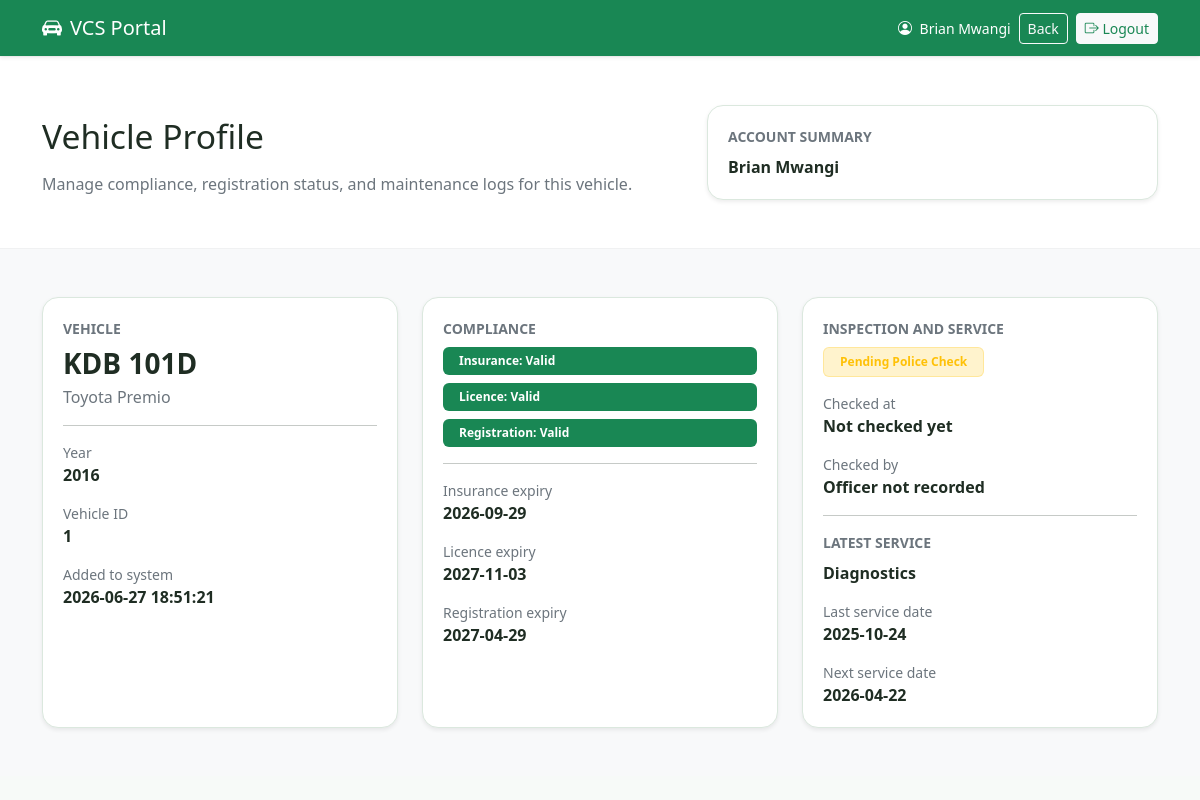
The page /views/citizen_vehicle_details.php?vehicle_id=1 (signed in) on the database its author committed.
### tables this page shows
CREATE TABLE IF NOT EXISTS vehicles (
    vehicle_id INT AUTO_INCREMENT PRIMARY KEY,
    owner_id INT NOT NULL,
    plate_number VARCHAR(50) NOT NULL,
    make VARCHAR(100) NOT NULL,
    model VARCHAR(100) NOT NULL,
    year INT NOT NULL,
    inspection_status VARCHAR(30) NOT NULL DEFAULT 'Pending Police Check',
    inspection_checked_at DATETIME NULL,
    inspection_checked_by INT NULL,
    created_at TIMESTAMP DEFAULT CURRENT_TIMESTAMP,
    CONSTRAINT fk_vehicles_owner
        FOREIGN KEY (owner_id) REFERENCES users(user_id)
        ON DELETE CASCADE
    ,
    CONSTRAINT fk_vehicles_inspection_checked_by
        FOREIGN KEY (inspection_checked_by) REFERENCES users(user_id)
        ON DELETE SET NULL
);

CREATE TABLE IF NOT EXISTS compliance_records (
    compliance_id INT AUTO_INCREMENT PRIMARY KEY,
    vehicle_id INT NOT NULL,
    insurance_expiry DATE NOT NULL,
    insurance_status VARCHAR(20) NOT NULL,
    licence_expiry DATE NOT NULL,
    licence_status VARCHAR(20) NOT NULL,
    registration_expiry DATE NOT NULL,
    registration_status VARCHAR(20) NOT NULL,
    created_at TIMESTAMP DEFAULT CURRENT_TIMESTAMP,
    CONSTRAINT fk_compliance_vehicle
        FOREIGN KEY (vehicle_id) REFERENCES vehicles(vehicle_id)
        ON DELETE CASCADE
);

CREATE TABLE IF NOT EXISTS service_records (
    service_id INT AUTO_INCREMENT PRIMARY KEY,
    vehicle_id INT NOT NULL,
    service_details VARCHAR(255) NOT NULL,
    last_service_date DATE NOT NULL,
    next_service_date DATE NOT NULL,
    created_at TIMESTAMP DEFAULT CURRENT_TIMESTAMP,
    CONSTRAINT fk_service_vehicle
        FOREIGN KEY (vehicle_id) REFERENCES vehicles(vehicle_id)
        ON DELETE CASCADE
);

### views/citizen_vehicle_details.php (the view, shortened to what this page needs)
<?php
require_once '../config/db.php';
function h($value): string
{
    return htmlspecialchars((string) $value, ENT_QUOTES, 'UTF-8');
}
function inspectionBadgeClass($status): string
{
    $normalized = strtolower(trim((string) $status));
    if ($normalized === 'pending police check') {
        return 'bg-warning-subtle text-warning border border-warning border-opacity-25';
    }
    return 'bg-secondary-subtle text-secondary border border-secondary border-opacity-25';
}
$userId = (int) $_SESSION['user_id'];
$vehicleId = (int) ($_GET['vehicle_id'] ?? 0);
$vehicle = null;
$dashboardUrl = '/views/citizen_portal.php';
if ($vehicleId <= 0) {
    $message = 'Select a vehicle first.';
    $messageType = 'warning';
} else {
    try {
        $stmt = $pdo->prepare(
            "SELECT
                u.user_id,
                u.name AS owner_name,
                u.email AS owner_email,
                u.role AS owner_role,
                v.vehicle_id,
                v.plate_number,
                v.make,
                v.model,
                v.year,
                v.inspection_status,
                v.inspection_checked_at,
                v.inspection_checked_by,
                checker.name AS inspection_checked_by_name,
                v.created_at AS vehicle_created_at,
                c.insurance_expiry,
                c.insurance_status,
                c.licence_expiry,
                c.licence_status,
                c.registration_expiry,
                c.registration_status,
                s.service_details,
                s.last_service_date,
                s.next_service_date
            FROM vehicles v
            INNER JOIN users u ON u.user_id = v.owner_id
            LEFT JOIN compliance_records c ON c.vehicle_id = v.vehicle_id
            LEFT JOIN service_records s ON s.vehicle_id = v.vehicle_id
            LEFT JOIN users checker ON checker.user_id = v.inspection_checked_by
            WHERE v.vehicle_id = :vehicle_id
              AND v.owner_id = :owner_id
            LIMIT 1"
        );
        $stmt->execute([
            'vehicle_id' => $vehicleId,
            'owner_id' => $userId,
        ]);
        $vehicle = $stmt->fetch();
    } catch (PDOException $e) {
        error_log($e->getMessage());
        $message = 'Database error while loading vehicle details.';
        $messageType = 'danger';
    }
}
?>
<!DOCTYPE html>
<html lang="en">
<head>
    <link href="https://cdn.jsdelivr.net/npm/bootstrap@5.3.2/dist/css/bootstrap.min.css" rel="stylesheet">
    <link href="https://cdn.jsdelivr.net/npm/bootstrap-icons@1.11.3/font/bootstrap-icons.min.css" rel="stylesheet">
    <link href="../assets/css/style.css" rel="stylesheet">
</head>
<body class="dashboard-page">
    <nav class="navbar navbar-expand-lg navbar-dark bg-success shadow-sm">
        <div class="container">
            <a class="navbar-brand text-white" href="<?php echo h($dashboardUrl); ?>">
                <i class="bi bi-car-front-fill me-2"></i>VCS Portal
            </a>
            <div class="d-flex align-items-center text-white gap-2">
                <span class="small d-none d-md-inline"><i class="bi bi-person-circle me-1"></i> <?php echo h($_SESSION['name'] ?? 'Citizen'); ?></span>
                <a href="<?php echo h($dashboardUrl); ?>" class="btn btn-outline-light btn-sm">Back</a>
                <a href="/backend/logout.php" class="btn btn-light btn-sm text-success">
                    <i class="bi bi-box-arrow-right"></i> Logout
                </a>
            </div>
        </div>
    </nav>
    <main>
        <section class="section-band bg-white">
            <div class="container py-5">
                <div class="row align-items-center g-4">
                    <div class="col-lg-7">
                        <h1 class="section-title mt-2 mb-3">Vehicle Profile</h1>
                        <p class="text-secondary mb-0">
                            Manage compliance, registration status, and maintenance logs for this vehicle.
                        </p>
                    </div>
                    <div class="col-lg-5">
                        <div class="detail-card shadow-sm">
                            <div class="small text-secondary text-uppercase fw-semibold">Account summary</div>
                            <div class="fw-bold mt-2"><?php echo h($_SESSION['name'] ?? 'Citizen'); ?></div>
                        </div>
                    </div>
                </div>
            </div>
        </section>
        <section class="section-band bg-light">
            <div class="container py-5">
                <?php if ($vehicle): ?>
                    <div class="row g-4">
                        <div class="col-lg-4">
                            <div class="detail-card h-100 shadow-sm">
                                <div class="small text-secondary text-uppercase fw-semibold">Vehicle</div>
                                <h2 class="h3 fw-bold mt-2 mb-1"><?php echo h($vehicle['plate_number']); ?></h2>
                                <p class="text-secondary mb-0"><?php echo h($vehicle['make']); ?> <?php echo h($vehicle['model']); ?></p>
                                <hr>
                                <div class="small text-secondary">Year</div>
                                <div class="fw-semibold"><?php echo h($vehicle['year']); ?></div>
                                <div class="small text-secondary mt-3">Vehicle ID</div>
                                <div class="fw-semibold"><?php echo h($vehicle['vehicle_id']); ?></div>
                                <div class="small text-secondary mt-3">Added to system</div>
                                <div class="fw-semibold"><?php echo h($vehicle['vehicle_created_at']); ?></div>
                            </div>
                        </div>
                        <div class="col-lg-4">
                            <div class="detail-card h-100 shadow-sm">
                                <div class="small text-secondary text-uppercase fw-semibold">Compliance</div>
                                <div class="mt-2 d-grid gap-2">
                                    <span class="badge bg-success px-3 py-2 text-start">Insurance: <?php echo h($vehicle['insurance_status'] ?? 'N/A'); ?></span>
                                    <span class="badge bg-success px-3 py-2 text-start">Licence: <?php echo h($vehicle['licence_status'] ?? 'N/A'); ?></span>
                                    <span class="badge bg-success px-3 py-2 text-start">Registration: <?php echo h($vehicle['registration_status'] ?? 'N/A'); ?></span>
                                </div>
                                <hr>
                                <div class="small text-secondary">Insurance expiry</div>
                                <div class="fw-semibold"><?php echo h($vehicle['insurance_expiry'] ?? 'N/A'); ?></div>
                                <div class="small text-secondary mt-3">Licence expiry</div>
                                <div class="fw-semibold"><?php echo h($vehicle['licence_expiry'] ?? 'N/A'); ?></div>
                                <div class="small text-secondary mt-3">Registration expiry</div>
                                <div class="fw-semibold"><?php echo h($vehicle['registration_expiry'] ?? 'N/A'); ?></div>
                            </div>
                        </div>
                        <div class="col-lg-4">
                            <div class="detail-card h-100 shadow-sm">
                                <div class="small text-secondary text-uppercase fw-semibold">Inspection and service</div>
                                <div class="mt-2">
                                    <span class="badge <?php echo inspectionBadgeClass($vehicle['inspection_status'] ?? 'Pending Police Check'); ?> px-3 py-2">
                                        <?php echo h($vehicle['inspection_status'] ?? 'Pending Police Check'); ?>
                                    </span>
                                </div>
                                <div class="small text-secondary mt-3">Checked at</div>
                                <div class="fw-semibold"><?php echo h($vehicle['inspection_checked_at'] ?? 'Not checked yet'); ?></div>
                                <div class="small text-secondary mt-3">Checked by</div>
                                <div class="fw-semibold"><?php echo h($vehicle['inspection_checked_by_name'] ?? 'Officer not recorded'); ?></div>
                                <hr>
                                <div class="small text-secondary text-uppercase fw-semibold">Latest service</div>
                                <div class="fw-semibold mt-2"><?php echo h($vehicle['service_details'] ?? 'N/A'); ?></div>
                                <div class="small text-secondary mt-3">Last service date</div>
                                <div class="fw-semibold"><?php echo h($vehicle['last_service_date'] ?? 'N/A'); ?></div>
                                <div class="small text-secondary mt-3">Next service date</div>
                                <div class="fw-semibold"><?php echo h($vehicle['next_service_date'] ?? 'N/A'); ?></div>
                            </div>
                        </div>
                                </div>
                            </div>
                <?php endif; ?>
        </section>
    </main>
</body>
</html>

### assets/css/style.css (style rules this page uses)
:root { --vcs-green: #0a7a3c; --vcs-green-dark: #07592d; --vcs-green-soft: #e9f6ee; --vcs-white: #ffffff; --vcs-ink: #1f2d23; --vcs-muted: #5f6f65; --vcs-border: #dbe8de; --vcs-surface: #f7faf8; }
html { scroll-behavior: smooth; }
body { background: var(--vcs-surface); color: var(--vcs-ink); }
.section-band { border-top: 1px solid rgba(0, 0, 0, 0.03); }
.section-title { font-size: clamp(1.8rem, 2.8vw, 2.6rem); line-height: 1.15; }
.value-card, .search-card, .detail-card, .info-tile, .feature-card, .lookup-preview, .mini-result { background: var(--vcs-white); border: 1px solid var(--vcs-border); border-radius: 1rem; padding: 1.25rem; }

### rows shown on the page
vehicles: plate_number "KDB 101D", make "Toyota", model "Premio", year "2016", vehicle_id "1", created_at "2026-06-27 18:51:21", compliance_records.insurance_status "Valid", compliance_records.licence_status "Valid", compliance_records.registration_status "Valid", compliance_records.insurance_expiry "2026-09-29", compliance_records.licence_expiry "2027-11-03", compliance_records.registration_expiry "2027-04-29", inspection_status "Pending Police Check", inspection_checked_at "Not checked yet", service_records.service_details "Diagnostics", service_records.last_service_date "2025-10-24", service_records.next_service_date "2026-04-22"

### other values the page prints
$_SESSION['name'] "Brian Mwangi"
$vehicle['inspection_checked_by_name'] "Officer not recorded"
